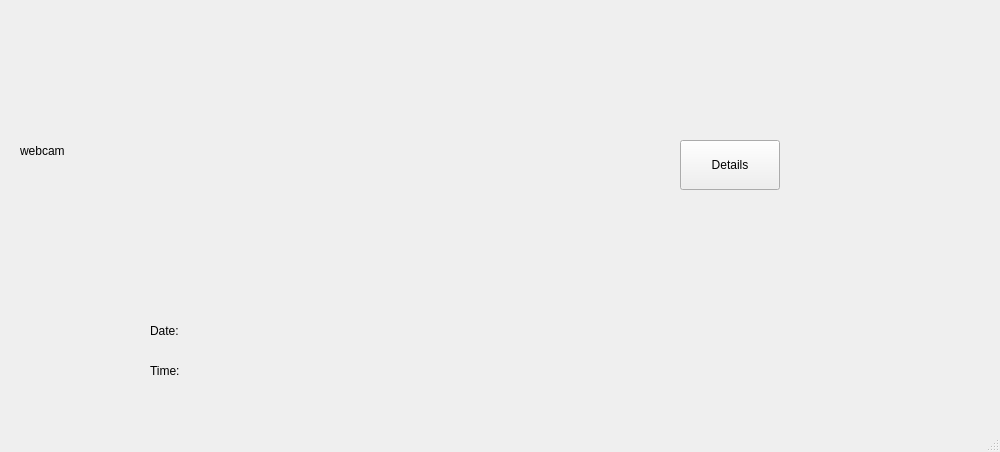
<?xml version="1.0" encoding="UTF-8"?>
<ui version="4.0">
 <class>FaceRegconition</class>
 <widget class="QMainWindow" name="FaceRecognition">
  <property name="geometry">
   <rect>
    <x>0</x>
    <y>0</y>
    <width>1000</width>
    <height>452</height>
   </rect>
  </property>
  <property name="minimumSize">
   <size>
    <width>1000</width>
    <height>400</height>
   </size>
  </property>
  <property name="windowTitle">
   <string>Face Recognition</string>
  </property>
  <widget class="QWidget" name="centralwidget">
   <widget class="QLabel" name="videoLabel">
    <property name="geometry">
     <rect>
      <x>20</x>
      <y>10</y>
      <width>500</width>
      <height>281</height>
     </rect>
    </property>
    <property name="minimumSize">
     <size>
      <width>500</width>
      <height>150</height>
     </size>
    </property>
    <property name="text">
     <string>webcam</string>
    </property>
   </widget>
   <widget class="QWidget" name="gridLayoutWidget">
    <property name="geometry">
     <rect>
      <x>150</x>
      <y>310</y>
      <width>241</width>
      <height>81</height>
     </rect>
    </property>
    <layout class="QGridLayout" name="clock">
     <property name="rightMargin">
      <number>0</number>
     </property>
     <property name="verticalSpacing">
      <number>0</number>
     </property>
     <item row="1" column="0">
      <layout class="QHBoxLayout" name="horizontalLayout_2">
       <item>
        <widget class="QLabel" name="date">
         <property name="text">
          <string>Date:</string>
         </property>
        </widget>
       </item>
       <item>
        <widget class="QLabel" name="dateLabel">
         <property name="text">
          <string/>
         </property>
        </widget>
       </item>
      </layout>
     </item>
     <item row="2" column="0">
      <layout class="QHBoxLayout" name="horizontalLayout_3">
       <item>
        <widget class="QLabel" name="time">
         <property name="text">
          <string>Time:</string>
         </property>
        </widget>
       </item>
       <item>
        <widget class="QLabel" name="timeLabel">
         <property name="text">
          <string/>
         </property>
        </widget>
       </item>
      </layout>
     </item>
    </layout>
   </widget>
   <widget class="QPushButton" name="pushButton">
    <property name="geometry">
     <rect>
      <x>680</x>
      <y>140</y>
      <width>100</width>
      <height>50</height>
     </rect>
    </property>
    <property name="minimumSize">
     <size>
      <width>100</width>
      <height>50</height>
     </size>
    </property>
    <property name="text">
     <string>Details</string>
    </property>
   </widget>
  </widget>
  <widget class="QMenuBar" name="menubar">
   <property name="geometry">
    <rect>
     <x>0</x>
     <y>0</y>
     <width>1000</width>
     <height>18</height>
    </rect>
   </property>
  </widget>
  <widget class="QStatusBar" name="statusbar"/>
 </widget>
 <resources/>
 <connections/>
</ui>
